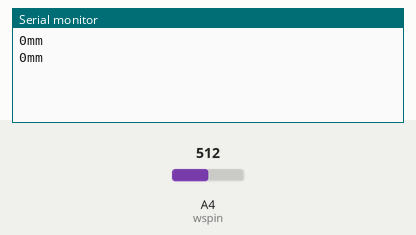
Simulated run of this sketch. Board: Arduino Uno, built with avr-gcc and run on an emulated ATmega328P. Parts: the last lines printed to the serial monitor. The test bench sets the inputs (shaded band); at power-on: A4 (wspin) = 512.

Above: at 1.8 s.
1.9 s: A4 (wspin) set to 540
At 2.7 s:
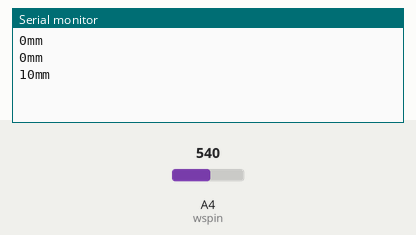
3.4 s: A4 (wspin) set to 560
At 4.8 s:
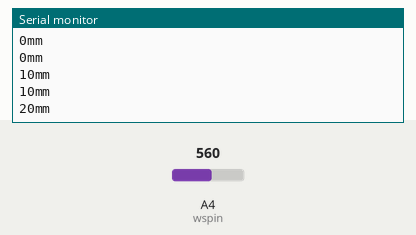
Timing chart, 0 to 6.4 s (numbered marks = the images above; inputs shaded):
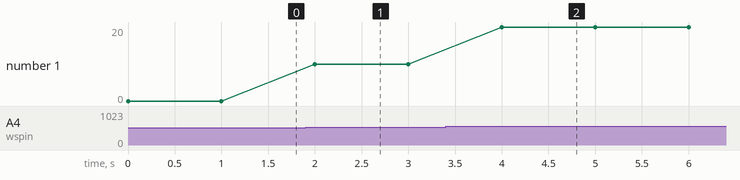

Measured:
- after the input at 1.9 s, the serial monitor: prints a new line after 0.10 s (image 1)
- after the input at 3.4 s, the serial monitor: prints a new line after 0.60 s (image 2)
- plotted number 1: 0 → 10 after the input at 1.9 s, 10 → 20 after the input at 3.4 s

The sketch:

WATER-SENSOR.ino
```cpp
   const int wspin = A4;
   int wsvalue;
   const char* ws;

void setup() {
  Serial.begin(9600);
  pinMode(wspin,INPUT);

}

void loop() {
  wsvalue= analogRead(wspin);
  if (wsvalue<530){
    ws = "0mm";
  }
  else if (wsvalue>=530 && wsvalue<550){
    ws = "10mm";
  }
  else if (wsvalue>=550 && wsvalue<580){
    ws = "20mm";
    }
  else if (wsvalue>=580 && wsvalue<610){
    ws = "30mm";
    }
  else if (wsvalue>=610){
    ws = "40mm";
  }
  if (isnan(wsvalue)) {
    Serial.println("Failed to read from Water sensor!");
  }
  else {
  Serial.println(ws);
}
delay(1000);
}
```
